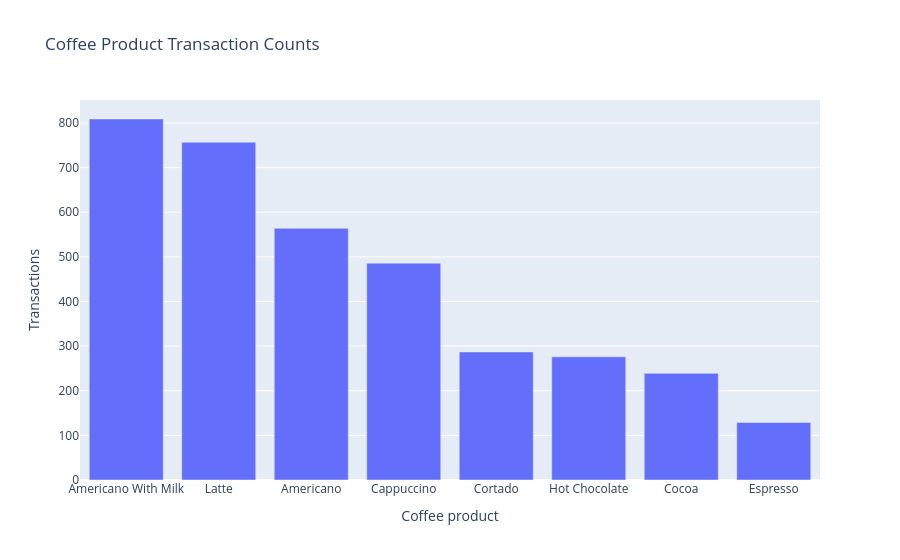

The code cell stored with this chart in its notebook:
### Markdown cell above
## 11. Optional interactive visualization
Plotly is optional. If installed, the chart is interactive; otherwise the notebook continues without it.

### Code cell
try:
    import plotly.express as px
    fig = px.bar(product_summary.reset_index(), x="coffee_name", y="transactions",
                 title="Coffee Product Transaction Counts",
                 labels={"coffee_name": "Coffee product", "transactions": "Transactions"})
    fig.show()
except ImportError:
    print("Plotly is not installed. Install with: pip install plotly")

### Figure 1 — Plotly figure (JSON) as saved in the notebook; plotly's stock layout.template omitted (floating-point values rounded to 4 significant figures)
{"data": [{"hovertemplate": "Coffee product=%{x}<br>Transactions=%{y}<extra></extra>", "legendgroup": "", "marker": {"color": "#636efa", "pattern": {"shape": ""}}, "name": "", "orientation": "v", "showlegend": false, "textposition": "auto", "type": "bar", "x": ["Americano With Milk", "Latte", "Americano", "Cappuccino", "Cortado", "Hot Chocolate", "Cocoa", "Espresso"], "xaxis": "x", "y": [809, 757, 564, 486, 287, 276, 239, 129], "yaxis": "y"}], "layout": {"barmode": "relative", "legend": {"tracegroupgap": 0}, "title": {"text": "Coffee Product Transaction Counts"}, "xaxis": {"anchor": "y", "domain": [0.0, 1.0], "title": {"text": "Coffee product"}}, "yaxis": {"anchor": "x", "domain": [0.0, 1.0], "title": {"text": "Transactions"}}}}
